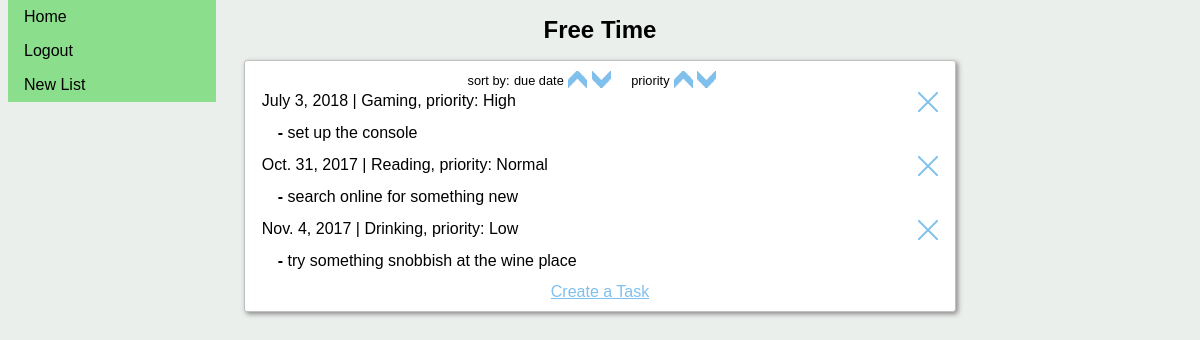
The app's page /simple-checklist/todolist/jane/free-time/ (signed in) with its own data.
### simpleChecklist/models.py (models this page shows, shortened)
class TodoList(models.Model):
    name = models.CharField(max_length=35)
    slug = models.SlugField()
    created_on = models.DateField(auto_now_add=True)
    user = models.ForeignKey(User, default='')
    class Meta:
        unique_together = (("name", "user"),)

class Task(models.Model):
    todolist = models.ForeignKey(TodoList)
    name = models.CharField(max_length=35)
    slug = models.SlugField()
    note = models.TextField(max_length=40)
    date = models.DateField(blank=False, default=datetime.now)
    created_on = models.DateField(auto_now_add=True)
    LOW = "1"
    NORMAL = "2"
    HIGH = "3"
    PRIORITY_CHOICES = (
        (LOW, 'Low'),
        (NORMAL, 'Normal'),
        (HIGH, 'High'),
    )
    priority = models.CharField(
        max_length=1,
        choices=PRIORITY_CHOICES,
        default=NORMAL,
    )

### simpleChecklist/views.py (the view)
# urls.py: url(r'^todolist/(?P<user_name>[\w.@+-]+)/(?P<todolist_name_slug>[\w\-]+)/$', views.todolist, name='todolist'),
@login_required
def todolist(request, todolist_name_slug, user_name):
    context_dict = {}
    try:
        todolist = TodoList.objects.get(slug=todolist_name_slug, user=request.user)
        context_dict['todolist_name'] = todolist.name
        tasks = Task.objects.filter(todolist=todolist)
        context_dict['tasks'] = tasks
        context_dict['todolist'] = todolist
        context_dict['user_name'] = user_name
        context_dict['todolist_name_slug'] = todolist_name_slug
    except TodoList.DoesNotExist:
        pass
    return render(request, 'simpleChecklist/todolist.html', context_dict)

### templates/simpleChecklist/todolist.html (shortened to what this page needs)
{% extends 'base.html' %}
{% load staticfiles %}
{% block body_block %}
  {% if user.is_authenticated %}
    {% if todolist %}
    <h1>{{ todolist_name }}</h1>
    <div class="contentBox">
      {% if tasks %}
        <div id="tasks">
          <span class="sortLabel">sort by:</span>
          <span class="sortLabel">due date</span>
          <span class="sort asc" data-listid="{{ todolist.id }}" data-sorttype="date"></span>
          <span class="sort desc" data-listid="{{ todolist.id }}" data-sorttype="-date"></span>
          <span class="sortLabel">priority</span>
          <span class="sort asc" data-listid="{{ todolist.id }}" data-sorttype="priority"></span>
          <span class="sort desc" data-listid="{{ todolist.id }}" data-sorttype="-priority"></span>
          <table>
            {% for task in tasks %}
              <tr class="task">
                <td class="taskInfo">{{ task.date }} | {{ task.name }}, priority: {{ task.get_priority_display }}
                </td>
                <td class="deleteButton">
                <span class="deleteTask" data-listid="{{ todolist.id }}" data-taskid="{{ task.id }}"></span>
                </td>
              </tr>
              <tr class="note">
                <td class="taskNote"><strong>-</strong> {{ task.note }}</td>
              </tr>
            {% endfor %}
          </table>
        </div>
      {% else %}
        <strong>No tasks currently in todolist.</strong>
      {% endif %}
      <a class="textlink" href="{% url 'create_task' todolist.user todolist.slug %}">Create a Task</a><br />
    {% else %}
      <p>You can't access this list.</p>
    {% endif %}
  </div>
  {% else %}
    <a href="{% url 'registration_register' %}">Sign Up<a> or <a href="{% url 'auth_login' %}">Log In</a> to see lists.
  {% endif %}
{% endblock %}

### templates/base.html (shortened to what this page needs)
<!DOCTYPE html>
<html>
<head>
  {% load staticfiles %}
  <link rel="stylesheet" href="{% static 'css/simpleChecklist.css' %}">
</head>
<body>
  <div>
    {% block body_block %}{% endblock %}
  </div>
  <div>
    <ul id="navbar">
        <li><a href="{% url 'index' %}">Home</a></li>
      {% if user.is_authenticated %}
        <li><a href="{% url 'auth_logout' %}?next=/simple-checklist/">Logout</a></li>
        <li><a href="{% url 'create_todolist' %}">New List</a></li>
      {% else %}
        <li><a href="{% url 'registration_register' %}">Register</a></li>
        <li><a href="{% url 'auth_login' %}">Login</a></li>
      {% endif %}
    </ul>
  </div>
</body>
</html>

### static/css/simpleChecklist.css (style rules this page uses)
* { font-family: Helvetica; font-size: 100%; text-align: center; }
body { background-color: #EBEFEC; }
ul { list-style-type: none; }
li a { text-decoration: none; }
ul#navbar { position: fixed; top: 0; margin: 0; padding: 0; width: 13em; }
ul#navbar li a { text-align: left; display: block; background-color: #8BDE8B; color: black; padding: .5em 1em; }
h1 { font-size: 150%; }
.textlink { color: #7EC0EE; }
div.contentBox { position: relative; background-color: white; border: 1px solid silver; padding: 10px 0; margin: auto; width: 60%; border-radius: 3px; box-shadow: 2px 2px 5px #888888; }
tr.task, tr.note { left: 1em; height: 30px; width: 100%; }
td.taskInfo, td.taskNote, td.deleteButton { position: absolute; text-align: left; }
td.taskInfo { left: 1em; }
td.taskNote { left: 2em; }
td.deleteButton { right: 1em; }
span.deleteTask { display: block; background: url("../images/deleteicon.png"); vertical-align: text-top; width: 20px; height: 20px; }
span.sortLabel { font-size: 80%; }
span.sort { display: inline-block; vertical-align: text-top; }
span.asc { background: url("../images/uparrowicon.png"); height: 17px; width: 19px; }
span.desc { background: url("../images/downarrowicon.png"); height: 17px; width: 19px; margin-right: 1em; }

### records on screen
TodoList: name "Free Time"
Task: date "July 3, 2018", name "Gaming", priority "High", note "set up the console"
Task: date "Oct. 31, 2017", name "Reading", priority "Normal", note "search online for something new"
Task: date "Nov. 4, 2017", name "Drinking", priority "Low", note "try something snobbish at the wine place"
